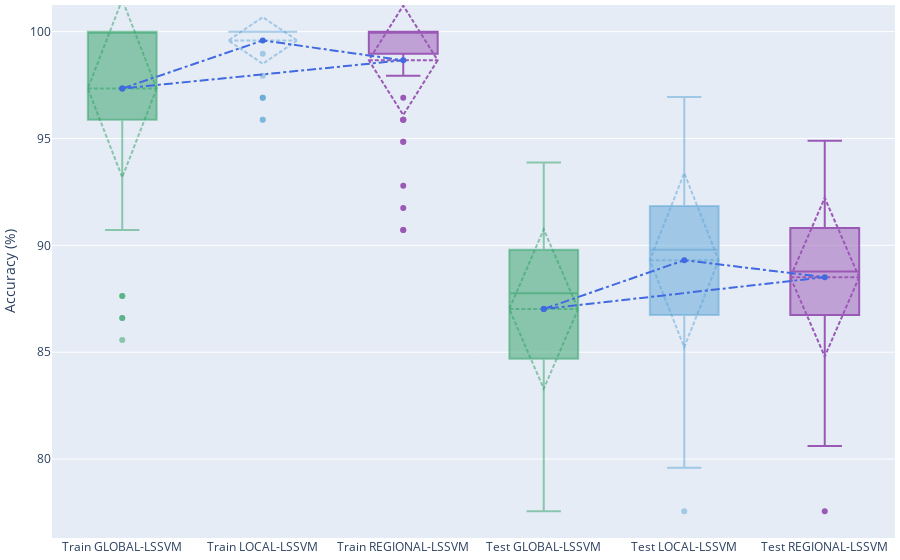
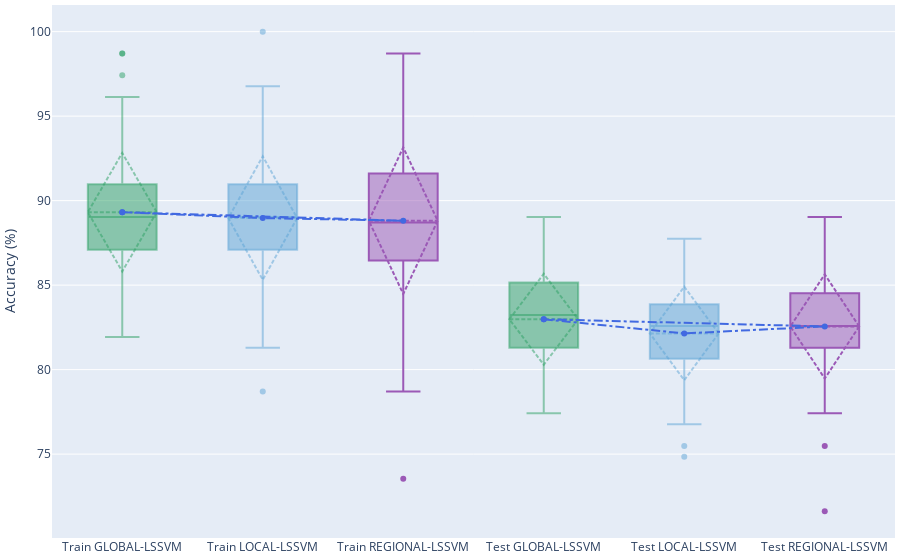
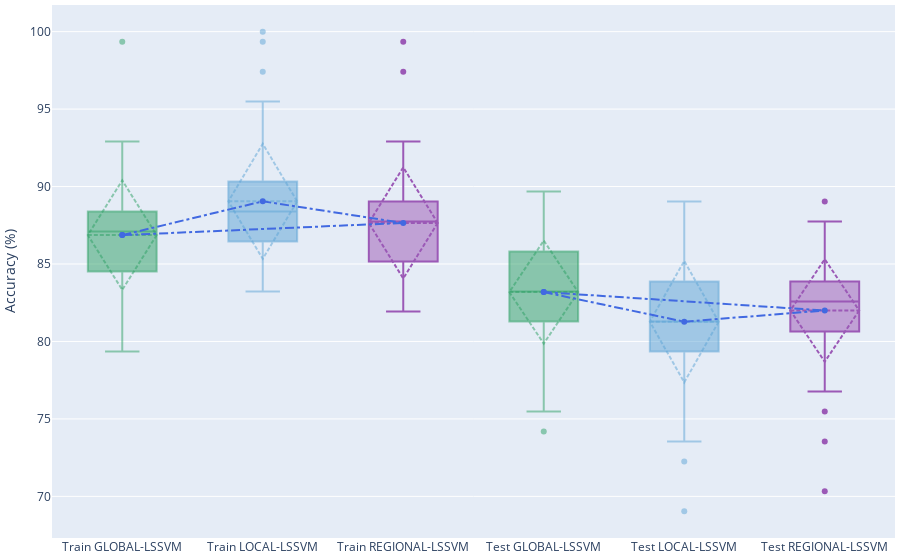
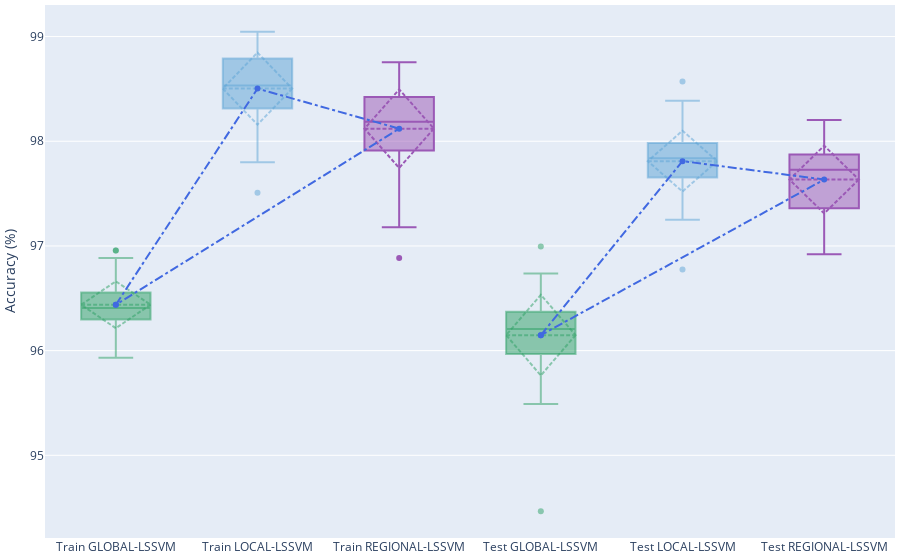

Notebook cell for these charts, in order:
### Markdown cell above
#### 1. Comparing boxplots of accuracy on train and test sets

### Code cell
ResultProcessor.process_results_in_multiple_datasets(ds_names, _dataframes_dict, ResultProcessor.compare_boxplot_per_set)
